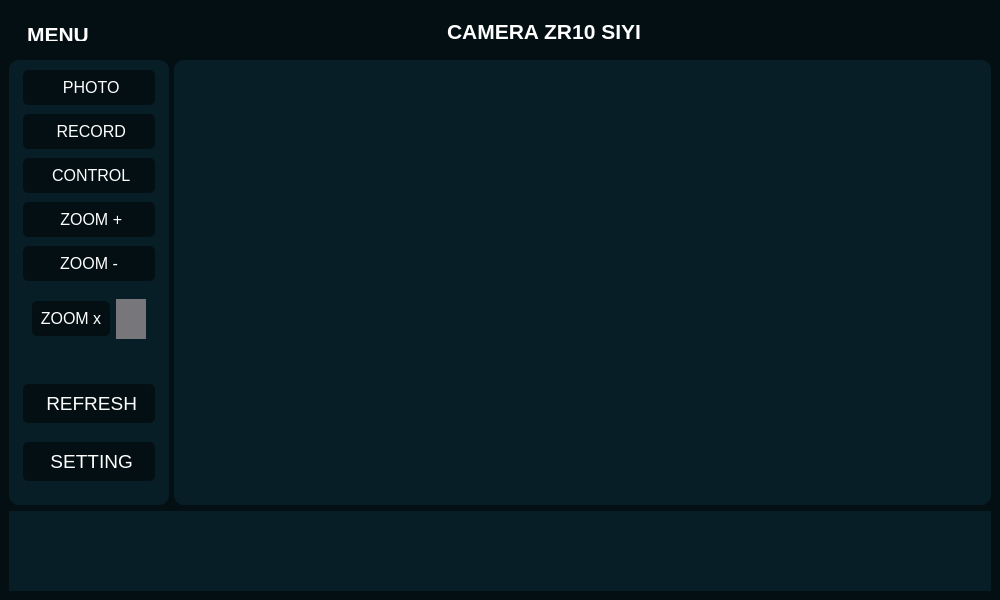
<?xml version="1.0" encoding="UTF-8"?>
<ui version="4.0">
 <class>MainWindow</class>
 <widget class="QMainWindow" name="MainWindow">
  <property name="geometry">
   <rect>
    <x>0</x>
    <y>0</y>
    <width>1000</width>
    <height>600</height>
   </rect>
  </property>
  <property name="minimumSize">
   <size>
    <width>1000</width>
    <height>600</height>
   </size>
  </property>
  <property name="windowTitle">
   <string>Camera</string>
  </property>
  <property name="styleSheet">
   <string notr="true"/>
  </property>
  <property name="iconSize">
   <size>
    <width>30</width>
    <height>30</height>
   </size>
  </property>
  <widget class="QWidget" name="centralwidget">
   <property name="styleSheet">
    <string notr="true">*{
	border : none;
	color : #ffffff;
}
#centralwidget{
	background-color: #040f13;
}
QPushButton{
	padding : 8px;
	background-color: #040f13;
	border-radius: 5px;
}
#slide_menu{
	border-radius : 10px;
	background-color: #071e26;
}</string>
   </property>
   <layout class="QVBoxLayout" name="verticalLayout_2">
    <item>
     <widget class="QFrame" name="Header">
      <property name="minimumSize">
       <size>
        <width>0</width>
        <height>40</height>
       </size>
      </property>
      <property name="maximumSize">
       <size>
        <width>16777215</width>
        <height>55</height>
       </size>
      </property>
      <property name="frameShape">
       <enum>QFrame::StyledPanel</enum>
      </property>
      <property name="frameShadow">
       <enum>QFrame::Raised</enum>
      </property>
      <layout class="QHBoxLayout" name="horizontalLayout_2">
       <property name="spacing">
        <number>0</number>
       </property>
       <property name="leftMargin">
        <number>0</number>
       </property>
       <property name="topMargin">
        <number>0</number>
       </property>
       <property name="rightMargin">
        <number>0</number>
       </property>
       <property name="bottomMargin">
        <number>0</number>
       </property>
       <item alignment="Qt::AlignLeft|Qt::AlignTop">
        <widget class="QFrame" name="Menu">
         <property name="minimumSize">
          <size>
           <width>30</width>
           <height>40</height>
          </size>
         </property>
         <property name="styleSheet">
          <string notr="true">background-color: #ffff;</string>
         </property>
         <property name="frameShape">
          <enum>QFrame::StyledPanel</enum>
         </property>
         <property name="frameShadow">
          <enum>QFrame::Raised</enum>
         </property>
         <layout class="QHBoxLayout" name="horizontalLayout_4">
          <property name="spacing">
           <number>0</number>
          </property>
          <property name="leftMargin">
           <number>10</number>
          </property>
          <property name="topMargin">
           <number>10</number>
          </property>
          <property name="rightMargin">
           <number>0</number>
          </property>
          <property name="bottomMargin">
           <number>5</number>
          </property>
          <item alignment="Qt::AlignHCenter|Qt::AlignVCenter">
           <widget class="QPushButton" name="pushButton">
            <property name="sizePolicy">
             <sizepolicy hsizetype="Minimum" vsizetype="Fixed">
              <horstretch>0</horstretch>
              <verstretch>0</verstretch>
             </sizepolicy>
            </property>
            <property name="minimumSize">
             <size>
              <width>20</width>
              <height>30</height>
             </size>
            </property>
            <property name="maximumSize">
             <size>
              <width>16777215</width>
              <height>30</height>
             </size>
            </property>
            <property name="font">
             <font>
              <pointsize>16</pointsize>
              <weight>75</weight>
              <bold>true</bold>
             </font>
            </property>
            <property name="text">
             <string>MENU</string>
            </property>
            <property name="icon">
             <iconset resource="icon.qrc">
              <normaloff>:/icon/feather (1)/align-justify.svg</normaloff>:/icon/feather (1)/align-justify.svg</iconset>
            </property>
            <property name="iconSize">
             <size>
              <width>30</width>
              <height>30</height>
             </size>
            </property>
           </widget>
          </item>
         </layout>
        </widget>
       </item>
       <item>
        <widget class="QFrame" name="Title">
         <property name="sizePolicy">
          <sizepolicy hsizetype="Expanding" vsizetype="Preferred">
           <horstretch>0</horstretch>
           <verstretch>0</verstretch>
          </sizepolicy>
         </property>
         <property name="font">
          <font>
           <weight>75</weight>
           <bold>true</bold>
          </font>
         </property>
         <property name="styleSheet">
          <string notr="true"/>
         </property>
         <property name="frameShape">
          <enum>QFrame::StyledPanel</enum>
         </property>
         <property name="frameShadow">
          <enum>QFrame::Raised</enum>
         </property>
         <layout class="QVBoxLayout" name="verticalLayout_5">
          <item>
           <widget class="QLabel" name="label">
            <property name="sizePolicy">
             <sizepolicy hsizetype="Expanding" vsizetype="Preferred">
              <horstretch>0</horstretch>
              <verstretch>0</verstretch>
             </sizepolicy>
            </property>
            <property name="font">
             <font>
              <pointsize>16</pointsize>
              <weight>75</weight>
              <bold>true</bold>
             </font>
            </property>
            <property name="text">
             <string>CAMERA ZR10 SIYI</string>
            </property>
            <property name="alignment">
             <set>Qt::AlignCenter</set>
            </property>
           </widget>
          </item>
         </layout>
        </widget>
       </item>
      </layout>
     </widget>
    </item>
    <item>
     <widget class="QFrame" name="frame_2">
      <property name="sizePolicy">
       <sizepolicy hsizetype="Preferred" vsizetype="Expanding">
        <horstretch>0</horstretch>
        <verstretch>0</verstretch>
       </sizepolicy>
      </property>
      <property name="frameShape">
       <enum>QFrame::StyledPanel</enum>
      </property>
      <property name="frameShadow">
       <enum>QFrame::Raised</enum>
      </property>
      <layout class="QHBoxLayout" name="horizontalLayout">
       <property name="spacing">
        <number>5</number>
       </property>
       <property name="leftMargin">
        <number>0</number>
       </property>
       <property name="topMargin">
        <number>0</number>
       </property>
       <property name="rightMargin">
        <number>0</number>
       </property>
       <property name="bottomMargin">
        <number>0</number>
       </property>
       <item>
        <widget class="QFrame" name="slide_menu">
         <property name="frameShape">
          <enum>QFrame::StyledPanel</enum>
         </property>
         <property name="frameShadow">
          <enum>QFrame::Raised</enum>
         </property>
         <layout class="QVBoxLayout" name="verticalLayout_3">
          <property name="spacing">
           <number>5</number>
          </property>
          <property name="leftMargin">
           <number>5</number>
          </property>
          <property name="topMargin">
           <number>0</number>
          </property>
          <property name="rightMargin">
           <number>5</number>
          </property>
          <property name="bottomMargin">
           <number>0</number>
          </property>
          <item>
           <widget class="QFrame" name="frame_5">
            <property name="minimumSize">
             <size>
              <width>150</width>
              <height>0</height>
             </size>
            </property>
            <property name="maximumSize">
             <size>
              <width>16777215</width>
              <height>16777215</height>
             </size>
            </property>
            <property name="frameShape">
             <enum>QFrame::StyledPanel</enum>
            </property>
            <property name="frameShadow">
             <enum>QFrame::Raised</enum>
            </property>
            <layout class="QVBoxLayout" name="verticalLayout">
             <property name="spacing">
              <number>9</number>
             </property>
             <property name="leftMargin">
              <number>9</number>
             </property>
             <property name="topMargin">
              <number>10</number>
             </property>
             <property name="rightMargin">
              <number>9</number>
             </property>
             <property name="bottomMargin">
              <number>9</number>
             </property>
             <item>
              <widget class="QPushButton" name="photoButton">
               <property name="font">
                <font>
                 <pointsize>12</pointsize>
                </font>
               </property>
               <property name="text">
                <string> PHOTO</string>
               </property>
               <property name="icon">
                <iconset resource="icon.qrc">
                 <normaloff>:/icon/feather (1)/camera.svg</normaloff>:/icon/feather (1)/camera.svg</iconset>
               </property>
               <property name="iconSize">
                <size>
                 <width>25</width>
                 <height>25</height>
                </size>
               </property>
              </widget>
             </item>
             <item>
              <widget class="QPushButton" name="recordButton">
               <property name="font">
                <font>
                 <pointsize>12</pointsize>
                </font>
               </property>
               <property name="text">
                <string> RECORD</string>
               </property>
               <property name="icon">
                <iconset resource="icon.qrc">
                 <normaloff>:/icon/feather (1)/video.svg</normaloff>:/icon/feather (1)/video.svg</iconset>
               </property>
               <property name="iconSize">
                <size>
                 <width>25</width>
                 <height>25</height>
                </size>
               </property>
              </widget>
             </item>
             <item>
              <widget class="QPushButton" name="controlButton">
               <property name="font">
                <font>
                 <pointsize>12</pointsize>
                </font>
               </property>
               <property name="text">
                <string> CONTROL</string>
               </property>
               <property name="icon">
                <iconset resource="icon.qrc">
                 <normaloff>:/icon/feather (1)/move.svg</normaloff>:/icon/feather (1)/move.svg</iconset>
               </property>
               <property name="iconSize">
                <size>
                 <width>25</width>
                 <height>25</height>
                </size>
               </property>
              </widget>
             </item>
             <item>
              <widget class="QPushButton" name="zoomInButton">
               <property name="font">
                <font>
                 <pointsize>12</pointsize>
                </font>
               </property>
               <property name="text">
                <string> ZOOM +</string>
               </property>
               <property name="icon">
                <iconset resource="icon.qrc">
                 <normaloff>:/icon/feather (1)/zoom-in.svg</normaloff>:/icon/feather (1)/zoom-in.svg</iconset>
               </property>
               <property name="iconSize">
                <size>
                 <width>25</width>
                 <height>25</height>
                </size>
               </property>
              </widget>
             </item>
             <item>
              <widget class="QPushButton" name="zoomOutButton">
               <property name="font">
                <font>
                 <pointsize>12</pointsize>
                </font>
               </property>
               <property name="text">
                <string>ZOOM -</string>
               </property>
               <property name="icon">
                <iconset resource="icon.qrc">
                 <normaloff>:/icon/feather (1)/zoom-out.svg</normaloff>:/icon/feather (1)/zoom-out.svg</iconset>
               </property>
               <property name="iconSize">
                <size>
                 <width>25</width>
                 <height>25</height>
                </size>
               </property>
              </widget>
             </item>
             <item>
              <widget class="QFrame" name="frame_3">
               <property name="frameShape">
                <enum>QFrame::StyledPanel</enum>
               </property>
               <property name="frameShadow">
                <enum>QFrame::Raised</enum>
               </property>
               <layout class="QHBoxLayout" name="horizontalLayout_3">
                <item>
                 <widget class="QPushButton" name="zoomX">
                  <property name="sizePolicy">
                   <sizepolicy hsizetype="Ignored" vsizetype="Fixed">
                    <horstretch>0</horstretch>
                    <verstretch>0</verstretch>
                   </sizepolicy>
                  </property>
                  <property name="font">
                   <font>
                    <pointsize>12</pointsize>
                   </font>
                  </property>
                  <property name="text">
                   <string>ZOOM x</string>
                  </property>
                 </widget>
                </item>
                <item>
                 <widget class="QPlainTextEdit" name="plainTextEdit_2">
                  <property name="sizePolicy">
                   <sizepolicy hsizetype="Ignored" vsizetype="Fixed">
                    <horstretch>0</horstretch>
                    <verstretch>0</verstretch>
                   </sizepolicy>
                  </property>
                  <property name="minimumSize">
                   <size>
                    <width>30</width>
                    <height>40</height>
                   </size>
                  </property>
                  <property name="maximumSize">
                   <size>
                    <width>30</width>
                    <height>40</height>
                   </size>
                  </property>
                  <property name="styleSheet">
                   <string notr="true">background-color: rgb(119, 118, 123);</string>
                  </property>
                 </widget>
                </item>
               </layout>
              </widget>
             </item>
            </layout>
           </widget>
          </item>
          <item>
           <widget class="QFrame" name="frame">
            <property name="frameShape">
             <enum>QFrame::StyledPanel</enum>
            </property>
            <property name="frameShadow">
             <enum>QFrame::Raised</enum>
            </property>
            <layout class="QVBoxLayout" name="verticalLayout_4">
             <item>
              <widget class="QPushButton" name="pushButton_7">
               <property name="font">
                <font>
                 <pointsize>14</pointsize>
                </font>
               </property>
               <property name="text">
                <string> REFRESH</string>
               </property>
               <property name="icon">
                <iconset resource="icon.qrc">
                 <normaloff>:/icon/feather (1)/refresh-cw.svg</normaloff>:/icon/feather (1)/refresh-cw.svg</iconset>
               </property>
               <property name="iconSize">
                <size>
                 <width>25</width>
                 <height>25</height>
                </size>
               </property>
              </widget>
             </item>
             <item>
              <widget class="QPushButton" name="settingButton">
               <property name="font">
                <font>
                 <pointsize>14</pointsize>
                </font>
               </property>
               <property name="text">
                <string> SETTING</string>
               </property>
               <property name="icon">
                <iconset resource="icon.qrc">
                 <normaloff>:/icon/feather (1)/settings.svg</normaloff>:/icon/feather (1)/settings.svg</iconset>
               </property>
               <property name="iconSize">
                <size>
                 <width>25</width>
                 <height>25</height>
                </size>
               </property>
              </widget>
             </item>
            </layout>
           </widget>
          </item>
         </layout>
        </widget>
       </item>
       <item>
        <widget class="QFrame" name="body">
         <property name="sizePolicy">
          <sizepolicy hsizetype="Expanding" vsizetype="Preferred">
           <horstretch>0</horstretch>
           <verstretch>0</verstretch>
          </sizepolicy>
         </property>
         <property name="styleSheet">
          <string notr="true">background-color: #071e26;
border-radius : 10px;</string>
         </property>
         <property name="frameShape">
          <enum>QFrame::StyledPanel</enum>
         </property>
         <property name="frameShadow">
          <enum>QFrame::Raised</enum>
         </property>
         <layout class="QVBoxLayout" name="verticalLayout_6">
          <item>
           <widget class="QLabel" name="label_2">
            <property name="styleSheet">
             <string notr="true">border-radius: 10px;</string>
            </property>
            <property name="text">
             <string/>
            </property>
           </widget>
          </item>
         </layout>
        </widget>
       </item>
      </layout>
     </widget>
    </item>
    <item>
     <widget class="QFrame" name="frame_6">
      <property name="sizePolicy">
       <sizepolicy hsizetype="Expanding" vsizetype="Preferred">
        <horstretch>0</horstretch>
        <verstretch>0</verstretch>
       </sizepolicy>
      </property>
      <property name="minimumSize">
       <size>
        <width>0</width>
        <height>40</height>
       </size>
      </property>
      <property name="maximumSize">
       <size>
        <width>16777215</width>
        <height>80</height>
       </size>
      </property>
      <property name="styleSheet">
       <string notr="true">background-color: #071e26;</string>
      </property>
      <property name="frameShape">
       <enum>QFrame::StyledPanel</enum>
      </property>
      <property name="frameShadow">
       <enum>QFrame::Raised</enum>
      </property>
      <layout class="QVBoxLayout" name="verticalLayout_7">
       <item>
        <widget class="QPlainTextEdit" name="plainTextEdit">
         <property name="styleSheet">
          <string notr="true">color: rgb(255, 255, 255);</string>
         </property>
        </widget>
       </item>
      </layout>
     </widget>
    </item>
   </layout>
  </widget>
 </widget>
 <resources>
  <include location="icon.qrc"/>
 </resources>
 <connections/>
</ui>
